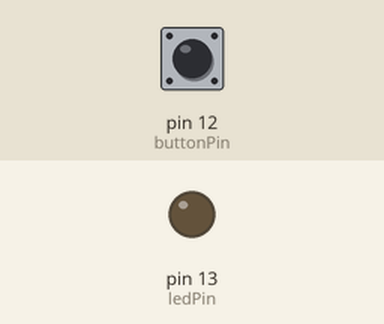
Recording of a sketch running on a simulated Arduino Uno, built with avr-gcc and run on an emulated ATmega328P. Shown: output pins drawn as LEDs (lit = HIGH). The inputs (shaded band) are chosen by the test bench; at power-on: pin 12 (buttonPin) HIGH.

Above: at 1.2 s.
1.3 s: pin 12 (buttonPin) pulled LOW for 3.2 s
At 2.7 s:
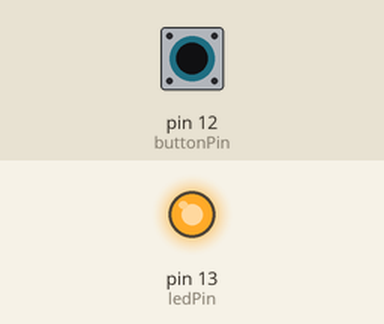
7.5 s: pin 12 (buttonPin) pulled LOW for 0.15 s
At 8.6 s:
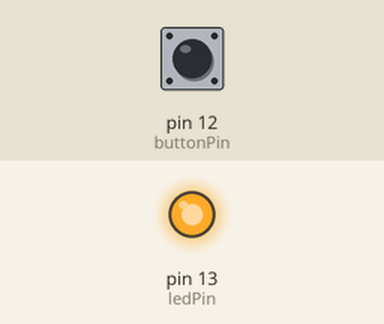
10.6 s: pin 12 (buttonPin) pulled LOW for 1 s
At 14.4 s:
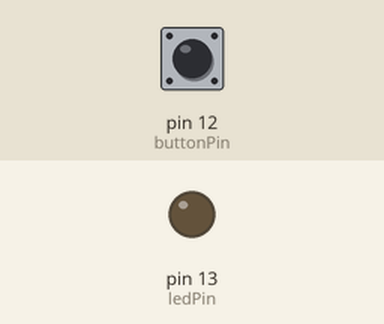
Timing chart, 0 to 15.9 s (numbered marks = the images above; inputs shaded):
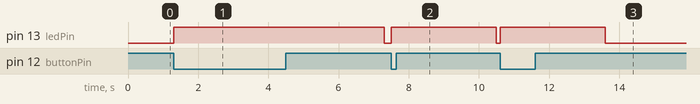

Measured:
- after the input at 1.3 s, pin 13 (ledPin): LOW → HIGH at once, → LOW 6.0 s later
- after the input at 7.5 s, pin 13 (ledPin): LOW → HIGH at once, → LOW 3.0 s later
- after the input at 10.6 s, pin 13 (ledPin): LOW → HIGH at once, → LOW 3.0 s later

The sketch:

button.ino
```cpp
int ledPin = 13;
int buttonPin = 12;
int buttonValue = 0;

void setup ()
{

  pinMode(ledPin,OUTPUT);

}
void loop()
{
  buttonValue =digitalRead(buttonPin);

  if (buttonValue == LOW){

    digitalWrite(ledPin,HIGH);
    delay(3000);
    digitalWrite(ledPin,LOW);
  }

}
```
